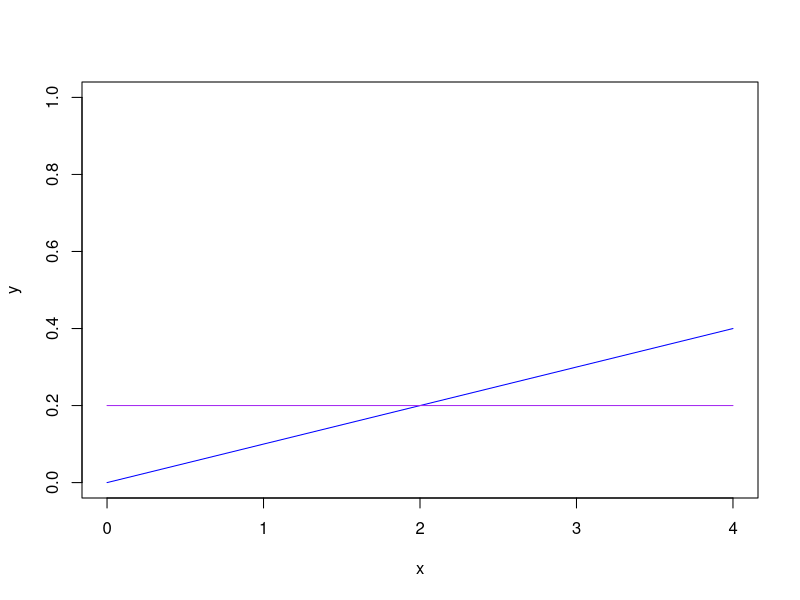

This figure's R source:
############################
## Lab 2
## 2022-02-22
## Written by Matas
############################

# Create the values of y
y <- c(1:5)
y

# Probability
py <- c(0.1, 0.2, 0.1, 0.2, 0.4)
py

# E(Y)
my <- sum(y * py)
my

# Var(Y) = E(Y^2) - E(Y)^2
var_y <- sum(y^2 * py) - my^2
var_y

size <- 10^5

# Set the seed of random simulation
set.seed(123)

ys <- sample(y, size, replace = TRUE, prob = py)
ys
head(ys)

table(ys) / size


## P(1<Y<5) --------------

d2 <- which(ys == 2)
d3 <- which(ys == 3)
d4 <- which(ys == 4)

P2 <- (length(d2)+length(d3)+length(d4))/length(ys)


# mean Y
ms <- mean(ys)
ms

vars <- var(ys)
vars

## W
W <- 2 * ys + 5

mean(W)
var(W)

# E(W+Y)
mwy <- mean(W+ys)
var_wy <- var(W+ys)

### Q2 ---------------
x <- seq(0, 4, 1)
x

prior_x <- rep(1/5, 5)
prior_x

# Likelihood
likelihood <- rep(0, 5)
likelihood

for(i in 0:4){
 likelihood[i+1] <- i/4
}
likelihood

# Prior * Likelihood
weight_x <- prior_x * likelihood
weight_x

# Posterior
posterior_x <- weight_x / sum(weight_x)
posterior_x

# Plot posterior
plot(x, posterior_x, # coordinates of x and y
type = "l",
col = "blue",
ylim = c(0, 1),
ylab = "y")

lines(x, prior_x,
      col = "purple")

# Table of results
results1_Q2 <- cbind(x, prior_x, likelihood, weight_x, posterior_x)
results1_Q2

colnames(results1_Q2)[5] <- c("Posterior_x")

## Q2, part 2 ------------
a <- seq(0, 4, 1)

prior_a <- rep(1/5, 5) * 2
prior_a

weight_a <- prior_a * likelihood
posterior_a <- weight_a / sum(weight_a)
posterior_a


b <- seq(0, 4, 1)

likelihood_b <- likelihood * 4

weight_b <- prior_x * likelihood_b

posterior_b <- weight_b / sum(weight_b)
posterior_b

## Q4 --------------------

mu <- c(1, 1.5, 2, 2.5)
prior_mu <- c(2/6, 1/6, 2/6, 1/6)

likelihood_mu <- rep(0, 4)

for(i in 1:4){
  likelihood_mu[i] <- dpois(1, mu[i])
}

weight_mu <- prior_mu * likelihood_mu
posterior_mu <- weight_mu / sum(weight_mu)

## Q5 ---------------------

pi <- c(0.3, 0.5)

prior_pi <- c(0.6, 0.4)

likelihood_pi <- rep(0, 2)

for(i in 1:2){
  likelihood_pi[i] <- dbinom(2, 3, pi[i])
}

